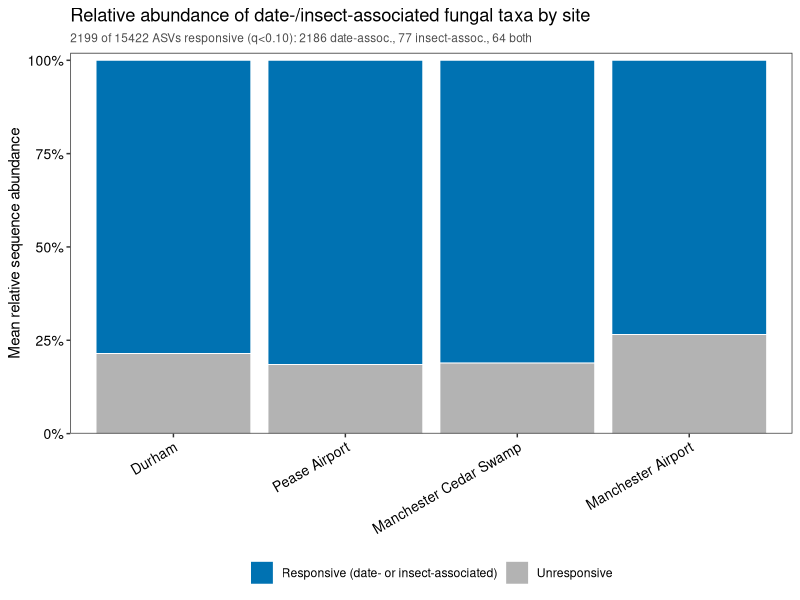
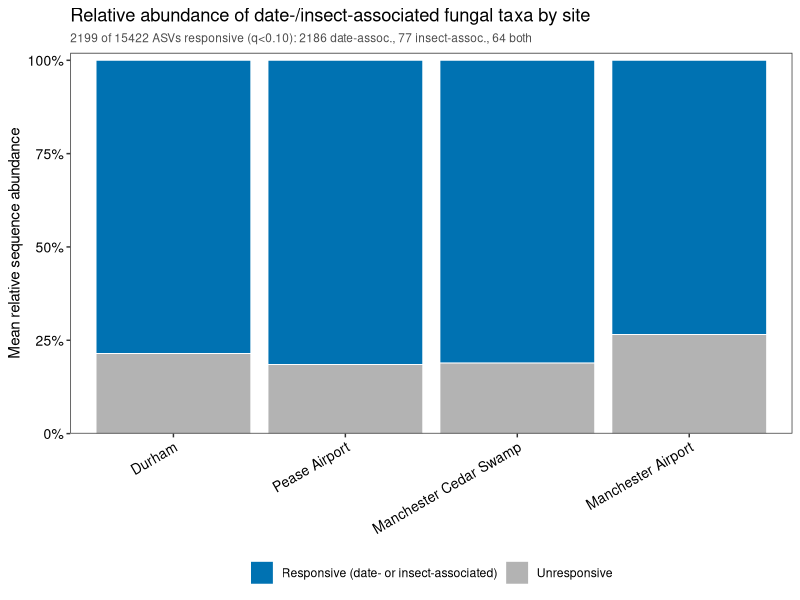

Here is the R script that generated these plots, in order:
# Exploratory: how much of the fungal community's sequence abundance is
# made up of "responsive" taxa (significantly associated with either
# collection date or insect_PCoA1) vs. everything else, and does that split
# vary by site? Stacked bar, one bar per site, average relative abundance.
#
# "Responsive" = union of:
#  - date-associated (q<0.10 in the unbiased, all-taxa screen):
#    data/2024_fungi/fungal_taxa_date_association.all_taxa.csv
#  - insect-associated (q<0.10, no lure/date covariate -- same screen used
#    in fig3/fig4 panel c): data/compare_insects_fungi_top3axes/
#    fungal_insect_association_results.PCoA1_only.no_lure.csv (tested on the
#    top-200 CoCA-loading candidates only, not all taxa -- a taxon absent
#    from this file was simply never tested for this association, not shown
#    to be non-significant)
# "Unresponsive" = every other Kingdom==Fungi ASV, including both taxa
# tested-and-not-significant and taxa never tested (below the >=5-sample
# prevalence filter used by both screens, i.e. too rare to test) -- treated
# as one bucket since from this figure's perspective both are simply "not
# identified as responsive."
#
# Relative abundance is computed per sample as a fraction of that sample's
# total Kingdom==Fungi reads (same fungal-community denominator fig1 panel b
# uses), then averaged unweighted across samples within each site -- same
# convention as fig1_taxonomic_breakdown.R.

library(dplyr)
library(tidyr)
library(ggplot2)

fig_dir <- "figures"
q_threshold <- 0.10

## ---- Load + match the same 69-sample insect/fungal dataset the association tests used --

sp_tab <- read.csv("data/2024_insect_data/insect_species_tab.csv")
insect_meta_full <- read.csv("data/metadata/insect_community_metadata.csv")

sp_tab %>% filter(Family %in% c("Curculionidae", "Latridiidae")) -> sp_tab.curcus_latris
sp_tab.curcus_latris.t <- t(sp_tab.curcus_latris %>% select(where(is.numeric)))
colnames(sp_tab.curcus_latris.t) <- sp_tab.curcus_latris$Finest.ID
sp_tab.curcus_latris.t[, colSums(sp_tab.curcus_latris.t) > 1] -> insect_full
insect_full <- insect_full[rowSums(insect_full) > 0, ]

id_map <- insect_meta_full %>% filter(col_names %in% rownames(insect_full))
stopifnot(!any(duplicated(id_map$col_names)))

fungal_full <- read.csv("data/2024_fungi/ASV_tab.csv", row.names = 1)
shared_ids <- intersect(id_map$SequenceID, rownames(fungal_full))
id_map <- id_map %>% filter(SequenceID %in% shared_ids)
fungal <- fungal_full[id_map$SequenceID, , drop = FALSE]

fungal_taxonomy <- read.delim("data/2024_fungi/ASVs_taxonomy.tsv", row.names = 1, check.names = FALSE)
is_fungus <- !is.na(fungal_taxonomy[colnames(fungal), "Kingdom"]) &
  fungal_taxonomy[colnames(fungal), "Kingdom"] == "k__Fungi"
fungal <- fungal[, is_fungus, drop = FALSE]

cat("Matched dataset:", nrow(fungal), "samples,", ncol(fungal), "Kingdom==Fungi ASVs.\n")

site_levels <- c("Durham", "Pease Airport", "Manchester Cedar Swamp", "Manchester Airport")
meta <- id_map %>%
  transmute(SequenceID, Site = ifelse(Site == "Pease", "Pease Airport", Site)) %>%
  mutate(Site = factor(Site, levels = site_levels))

## ---- Responsive taxon set (union of date- and insect_PCoA1-significant) ----

date_sig <- read.csv("data/2024_fungi/fungal_taxa_date_association.all_taxa.csv") %>%
  filter(q_value < q_threshold) %>% pull(taxon)
insect_sig <- read.csv("data/compare_insects_fungi_top3axes/fungal_insect_association_results.PCoA1_only.no_lure.csv") %>%
  filter(q_value < q_threshold) %>% pull(taxon)
responsive_taxa <- union(date_sig, insect_sig)

cat(length(date_sig), "date-associated,", length(insect_sig), "insect-associated,",
    length(responsive_taxa), "responsive taxa total (", length(intersect(date_sig, insect_sig)),
    "overlap ) out of", ncol(fungal), "Kingdom==Fungi ASVs in this matched dataset.\n")

## ---- Per-sample relative abundance, responsive vs. unresponsive ------------

long <- as.data.frame(fungal) %>%
  tibble::rownames_to_column("SequenceID") %>%
  pivot_longer(cols = -SequenceID, names_to = "taxon", values_to = "count") %>%
  filter(count > 0) %>%
  mutate(group = ifelse(taxon %in% responsive_taxa, "Responsive (date- or insect-associated)", "Unresponsive")) %>%
  group_by(SequenceID, group) %>%
  summarise(count = sum(count), .groups = "drop")

prop <- long %>%
  group_by(SequenceID) %>%
  mutate(sample_total = sum(count), prop = count / sample_total) %>%
  ungroup() %>%
  left_join(meta, by = "SequenceID")

site_mean <- prop %>%
  group_by(Site, group) %>%
  summarise(mean_prop = mean(prop), n_samples = n_distinct(SequenceID), .groups = "drop") %>%
  mutate(group = factor(group, levels = c("Responsive (date- or insect-associated)", "Unresponsive")))

cat("\nPer-site mean relative abundance:\n")
print(as.data.frame(site_mean %>% mutate(mean_prop = round(mean_prop, 4))))

## ---- Plot -------------------------------------------------------------------

group_colors <- c("Responsive (date- or insect-associated)" = "#0072B2", "Unresponsive" = "grey70")

p <- ggplot(site_mean, aes(x = Site, y = mean_prop, fill = group)) +
  geom_col(color = "white", linewidth = 0.3) +
  scale_fill_manual(values = group_colors, name = NULL) +
  scale_y_continuous(labels = scales::percent, expand = expansion(mult = c(0, 0.02))) +
  labs(y = "Mean relative sequence abundance", x = NULL,
       title = "Relative abundance of date-/insect-associated fungal taxa by site",
       subtitle = paste0(length(responsive_taxa), " of ", ncol(fungal), " ASVs responsive (q<0.10): ",
                          length(date_sig), " date-assoc., ", length(insect_sig), " insect-assoc., ",
                          length(intersect(date_sig, insect_sig)), " both")) +
  theme_bw() +
  theme(
    axis.text = element_text(size = 10, color = "black"),
    axis.text.x = element_text(angle = 30, hjust = 1),
    plot.subtitle = element_text(size = 8.5, color = "grey30"),
    legend.position = "bottom",
    panel.grid = element_blank()
  )

print(p)
ggsave(file.path(fig_dir, "responsive_taxa_abundance_by_site.png"), p, width = 7.5, height = 6, dpi = 300, bg = "white")

cat("\nWrote", file.path(fig_dir, "responsive_taxa_abundance_by_site.png"), "\n")
